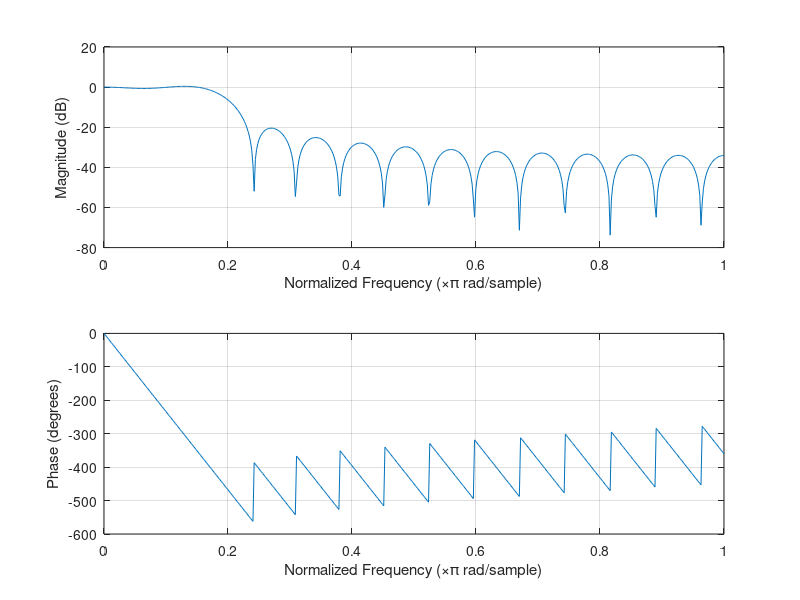
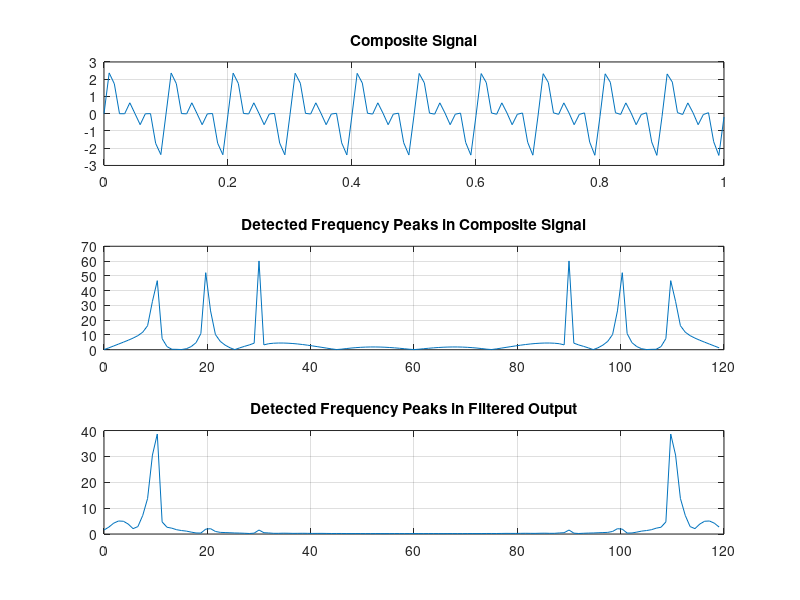

MATLAB code for these plots, in order:
% Practical 08 - Low-Pass FIR Filter Using Rectangular Window
clc;
close all;
clear all;
f1 = 10;
f2 = 20;
f3 = 30;
f = [f1 f2 f3];
fs = 4*max(f); % Sampling frequency
n = 0:1/fs:1;
x1 = sin(2*3.14*f1*n);
x2 = sin(2*3.14*f2*n);
x3 = sin(2*3.14*f3*n);
x = x1+x2+x3;

% Low-pass filter specifications
fpb = min(f);
fsb = 1.4*fpb;
delf = (fsb-fpb)/fs;
wpb = 2*fpb/fs;
wsb = 2*fsb/fs;
wc = (wpb+wsb)/2;
flen = 0.9/delf;
flen = ceil(flen);
ord = flen-1;
window = rectwin(flen);
b = fir1(ord,wc,'low',window);
a = 1;
figure;
freqz(b,a);
filt_out = filter(b,a,x);

% DFT frequency analysis
N = 128;
y = abs(fft(x,N));
y1 = abs(fft(filt_out,N));
k = 0:N-1;
F = (fs/N)*k;
figure;
subplot(3,1,1);
plot(n,x); grid on;
title('Composite Signal');
subplot(3,1,2);
plot(F,y); grid on;
title('Detected Frequency Peaks in Composite Signal');
subplot(3,1,3);
plot(F,y1); grid on;
title('Detected Frequency Peaks in Filtered Output');
